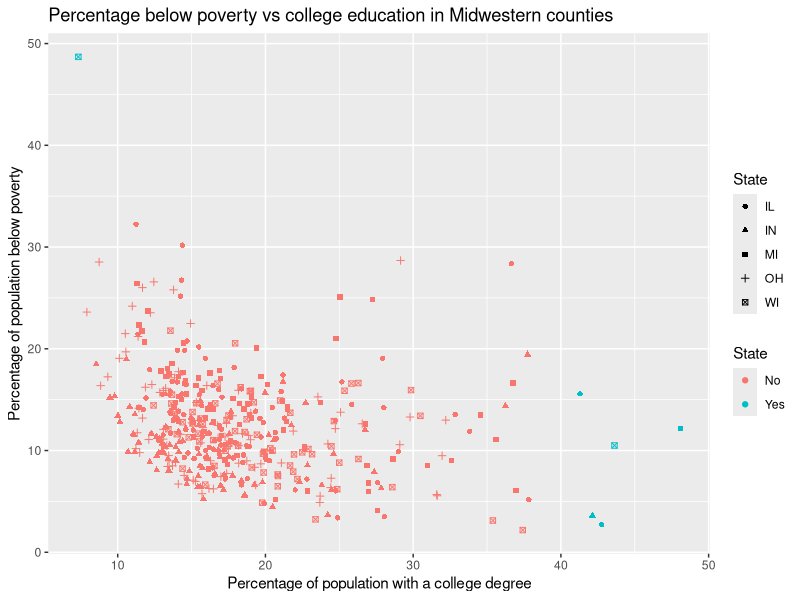

The R source for this figure:
## ---- chunk 1
#| eval: true
#| message: false

library(tidyverse)
## ---- chunk 2
midwest |>
  group_by(state) |>
  summarise(num_counties = n()) |>
  arrange(desc(num_counties))
## ---- chunk 3
midwest |>
  count(county) |>
  filter(n == n_distinct(midwest$state))
 
## ---- chunk 4
# Question 3a - population density > 250000
midwest |>
  filter(popdensity > 25000) |>
  select(
    county,
    state,
    popdensity,
    poptotal,
    area
  ) |>
  arrange(desc(popdensity))
## ---- chunk 5
# Question 3b - max population density
midwest |>
  filter(popdensity == max(popdensity)) |>
  select(
    county,
    state,
    popdensity,
    poptotal,
    area
  )
## ---- chunk 6
midwest |>
  summarise(
    normal_popdensity = median(popdensity, na.rm = TRUE),
    middle_popdensity_25 = quantile(popdensity, 0.25, na.rm = TRUE),
    middle_popdensity_75 = quantile(popdensity, 0.75, na.rm = TRUE)
  )
  
## ---- chunk 7
midwest |>
  mutate(metro = if_else(inmetro == 1, "Yes", "No")) |>
  group_by(state, metro) |>
  summarise(n = n(), .groups = "drop") |>
  group_by(state) |>
  mutate(proportion = n / sum(n)) |>
  arrange(state, desc(metro))
## ---- chunk 8
# Question 6a - Upper Left Corner
midwest |>
  filter(
    percbelowpoverty > 40,
    percollege < 10
  ) |>
  select(
    county,
    state,
    percbelowpoverty,
    percollege
  )
## ---- chunk 9
# Question 6b - bottom left corner
midwest |>
  filter(
    percbelowpoverty < 20,
    percollege > 40
  ) |>
  select(
    county,
    state,
    percbelowpoverty,
    percollege
  )
## ---- chunk 10
# Question 6c - Combine the previous 2 pipelines
midwest |>
  filter(
        (percbelowpoverty > 40 & percollege < 10) |
        (percbelowpoverty < 20 & percollege > 40)
  ) |>
  select(
    county,
    state,
    percbelowpoverty,
    percollege
  )
## ---- chunk 11
# Question 6d - new variable
midwest |>
  mutate(
    potential_outlier = if_else(
        (percbelowpoverty > 40 & percollege < 10) |
        (percbelowpoverty < 20 & percollege > 40),
        "Yes",
        "No"
    )
  ) |>
  select(
    county,
    state,
    percbelowpoverty,
    percollege,
    potential_outlier
  ) |>
  arrange(potential_outlier)
## ---- chunk 12
# Question 6e - visualization

midwest |>
  mutate(
    potential_outlier = if_else(
        (percbelowpoverty > 40 & percollege < 10) |
        (percbelowpoverty < 20 & percollege > 40),
        "Yes",
        "No"
    )
  ) |>
  ggplot(aes(
    x = percollege,
    y = percbelowpoverty,
    color = potential_outlier,
    shape = state
  )) +
  geom_point() +
  labs(
    x = "Percentage of population with a college degree",
    y = "Percentage of population below poverty", 
    title = "Percentage below poverty vs college education in Midwestern counties",
    color = "State",
    shape = "State"
  )

